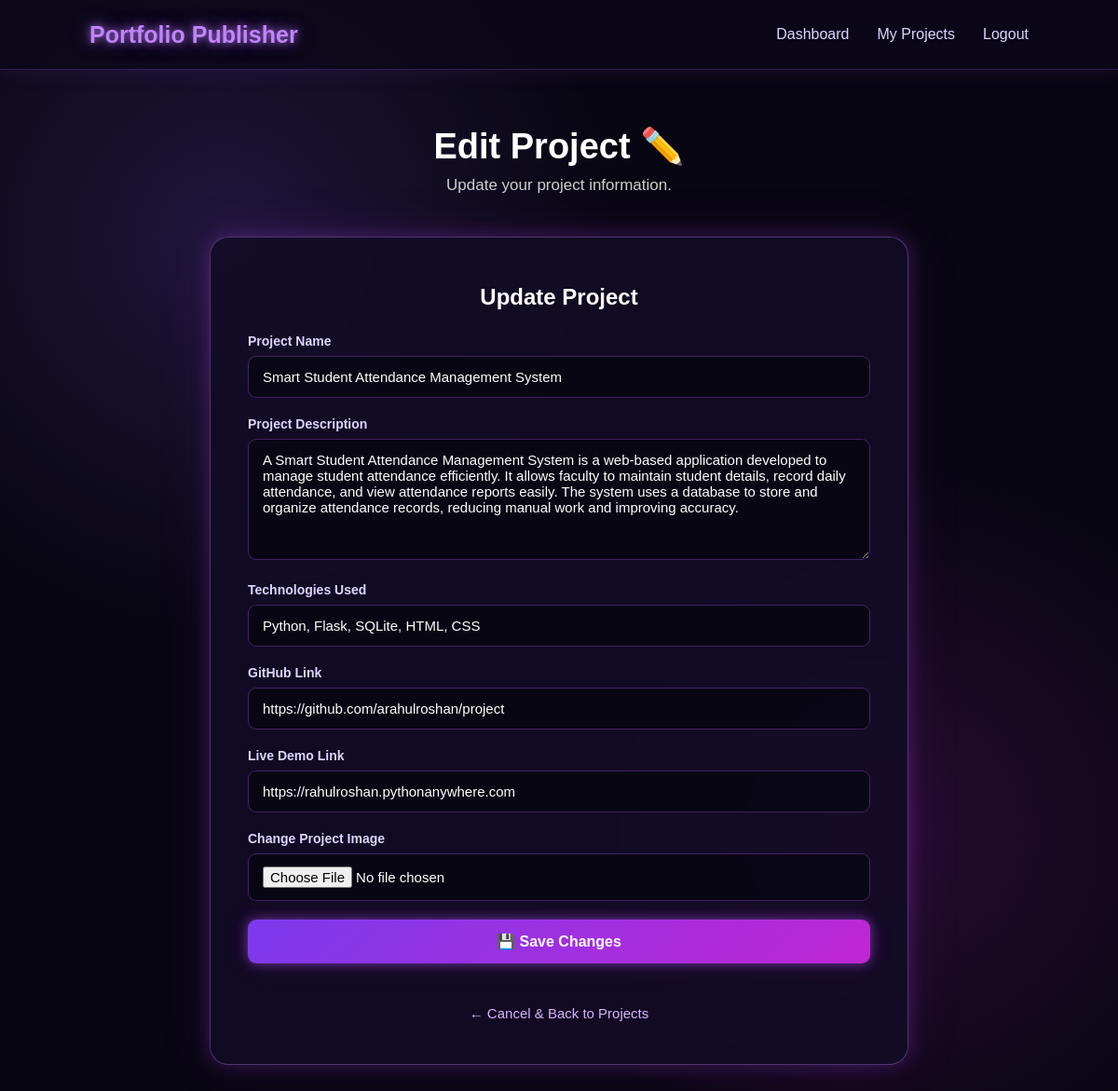
/edit-project/9 (signed in), run on the app's committed database.
### tables this page shows
CREATE TABLE projects (
            id INTEGER PRIMARY KEY AUTOINCREMENT,
            user_id INTEGER NOT NULL,
            project_name TEXT NOT NULL,
            description TEXT,
            technologies TEXT,
            github_link TEXT,
            live_link TEXT,
            project_image TEXT,
            FOREIGN KEY (user_id) REFERENCES users(id)
        );

### app.py (the view, shortened to what this page needs)
@app.route("/edit-project/<int:project_id>", methods=["GET", "POST"])
def edit_project(project_id):
    if "user_id" not in session:
        return redirect(url_for("login"))
    conn = get_db()
    project = conn.execute(
        """
        SELECT *
        FROM projects
        WHERE id = ? AND user_id = ?
        """,
        (project_id, session["user_id"])
    ).fetchone()
    if not project:
        conn.close()
        return "Project not found!"
    conn.close()
    return render_template(
        "edit_project.html",
        project=project
    )

### app.py (called while the page is built)
def get_db():
    conn = sqlite3.connect("portfolio.db")
    conn.row_factory = sqlite3.Row
    return conn

### templates/edit_project.html (shortened to what this page needs)
<!DOCTYPE html>
<html lang="en">
<head>
    <link rel="stylesheet"
          href="{{ url_for('static', filename='css/style.css') }}">
</head>
<body>
    <nav class="navbar">
        <div class="logo">
            Portfolio Publisher
        </div>
        <div class="nav-links">
            <a href="/dashboard">
                Dashboard
            </a>
            <a href="/projects">
                My Projects
            </a>
            <a href="/logout">
                Logout
            </a>
        </div>
    </nav>
    <section class="dashboard">
        <div class="dashboard-header">
            <h1>
                Edit Project ✏️
            </h1>
            <p>
                Update your project information.
            </p>
        </div>
        <div class="auth-box project-form-box">
            <h2>
                Update Project
            </h2>
            <form method="POST"
                  enctype="multipart/form-data">
                <label>
                    Project Name
                </label>
                <input
                    type="text"
                    name="project_name"
                    value="{{ project['project_name'] }}"
                    required
                >
                <label>
                    Project Description
                </label>
                <textarea
                    name="description"
                    rows="6"
                    required
                >{{ project['description'] }}</textarea>
                <label>
                    Technologies Used
                </label>
                <input
                    type="text"
                    name="technologies"
                    value="{{ project['technologies'] }}"
                    required
                >
                <label>
                    GitHub Link
                </label>
                <input
                    type="url"
                    name="github_link"
                    value="{{ project['github_link'] or '' }}"
                >
                <label>
                    Live Demo Link
                </label>
                <input
                    type="url"
                    name="live_link"
                    value="{{ project['live_link'] or '' }}"
                >
                <label>
                    Change Project Image
                </label>
                <input
                    type="file"
                    name="project_image"
                    accept="image/*"
                >
                <button type="submit">
                    💾 Save Changes
                </button>
            </form>
            <div class="back-dashboard">
                <a href="{{ url_for('projects') }}">
                    ← Cancel & Back to Projects
                </a>
            </div>
        </div>
    </section>
</body>
</html>

### static/css/style.css (style rules this page uses)
* { margin: 0; padding: 0; box-sizing: border-box; }
body { font-family: Arial, sans-serif; background: radial-gradient( circle at 20% 20%, rgba(139, 92, 246, 0.18), transparent 30% ), radial-gradient( circle at 80% 70%, rgba(192, 38, 211, 0.16), transparent 30% ), #080612; color: #ffffff; min-height: 100vh; }
.navbar { height: 75px; display: flex; justify-content: space-between; align-items: center; padding: 0 8%; background: rgba(12, 8, 25, 0.85); border-bottom: 1px solid rgba(168, 85, 247, 0.25); box-shadow: 0 0 25px rgba(168, 85, 247, 0.12); }
.logo { font-size: 25px; font-weight: bold; color: #c084fc; text-shadow: 0 0 8px rgba(192, 132, 252, 0.8), 0 0 20px rgba(168, 85, 247, 0.5); }
.nav-links { display: flex; align-items: center; gap: 30px; }
.nav-links a { text-decoration: none; color: #ddd6fe; font-weight: 500; transition: 0.3s; }
.auth-box { width: 100%; max-width: 460px; padding: 40px; border-radius: 20px; background: rgba(20, 12, 38, 0.88); border: 1px solid rgba(192, 132, 252, 0.35); box-shadow: 0 0 20px rgba(168, 85, 247, 0.25), 0 0 60px rgba(192, 38, 211, 0.12); backdrop-filter: blur(12px); }
.auth-box h2 { text-align: center; color: #ffffff; margin-bottom: 25px; }
.auth-box label { display: block; margin-bottom: 8px; color: #ddd6fe; font-size: 14px; font-weight: bold; }
.auth-box input, .auth-box textarea { width: 100%; padding: 13px 15px; margin-bottom: 20px; background: rgba(8, 6, 18, 0.8); color: white; border: 1px solid rgba(168, 85, 247, 0.35); border-radius: 9px; outline: none; font-size: 15px; font-family: Arial, sans-serif; transition: 0.3s; }
.auth-box textarea { min-height: 120px; resize: vertical; }
.auth-box input::placeholder, .auth-box textarea::placeholder { color: #81779c; }
.auth-box button { width: 100%; padding: 14px; border: none; border-radius: 9px; background: linear-gradient( 135deg, #7c3aed, #c026d3 ); color: white; font-size: 16px; font-weight: bold; cursor: pointer; box-shadow: 0 0 12px rgba(168, 85, 247, 0.55), 0 0 25px rgba(192, 38, 211, 0.2); transition: 0.3s; }
.dashboard { padding: 60px 8%; }
.dashboard-header { text-align: center; margin-bottom: 45px; }
.dashboard-header h1 { font-size: 38px; color: #ffffff; margin-bottom: 10px; }
.dashboard-header p { color: #cfcfcf; font-size: 17px; }
.project-form-box { max-width: 750px; margin: 0 auto 70px auto; }
.project-form-box h2 { color: #ffffff; text-align: center; margin-bottom: 30px; }
.back-dashboard { width: 100%; box-sizing: border-box; text-align: center; margin-top: 25px; padding-bottom: 10px; }
.back-dashboard a { display: inline-block; color: #d8b4fe; text-decoration: none; font-size: 15px; }
.auth-box .back-dashboard { display: block !important; width: 100% !important; position: relative !important; clear: both !important; text-align: center !important; margin: 30px 0 0 0 !important; padding: 15px 0 5px 0 !important; }
.auth-box .back-dashboard a { display: inline-block !important; position: relative !important; color: #d8b4fe !important; text-decoration: none !important; font-size: 15px !important; }
.auth-box h2 { margin-top: 10px; margin-bottom: 25px; }

### data on the page
projects: project_name "Smart Student Attendance Management System", description "A Smart Student Attendance Management System is a web-based application developed to manage student attendance efficiently. It allows faculty to maintain student details, record daily attendance, and view attendance reports easily. The system uses a database to store and organize attendance records, reducing manual work and improving accuracy.", technologies "Python, Flask, SQLite, HTML, CSS", github_link "https://github.com/arahulroshan/project", live_link "https://rahulroshan.pythonanywhere.com"
